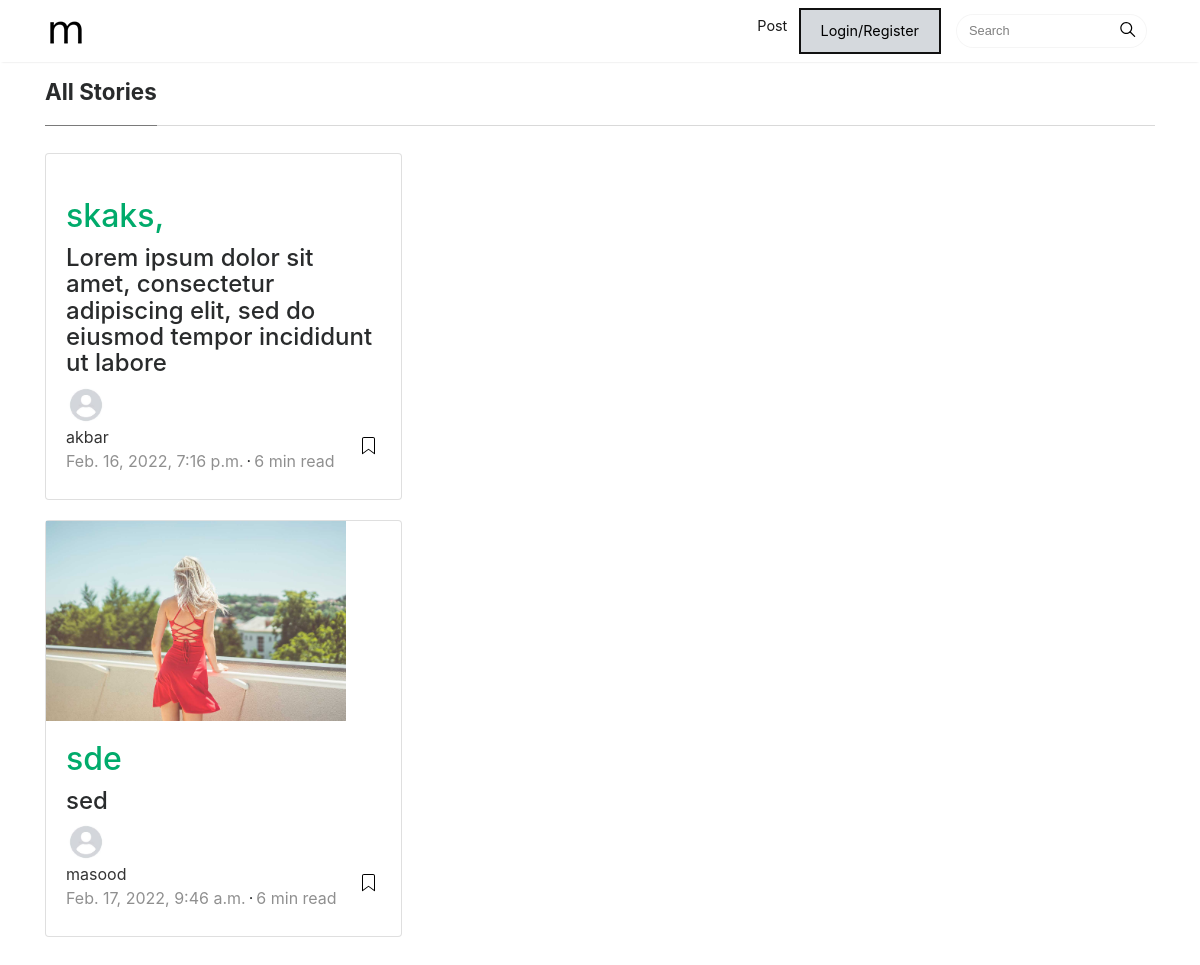
The app's page /, older data.
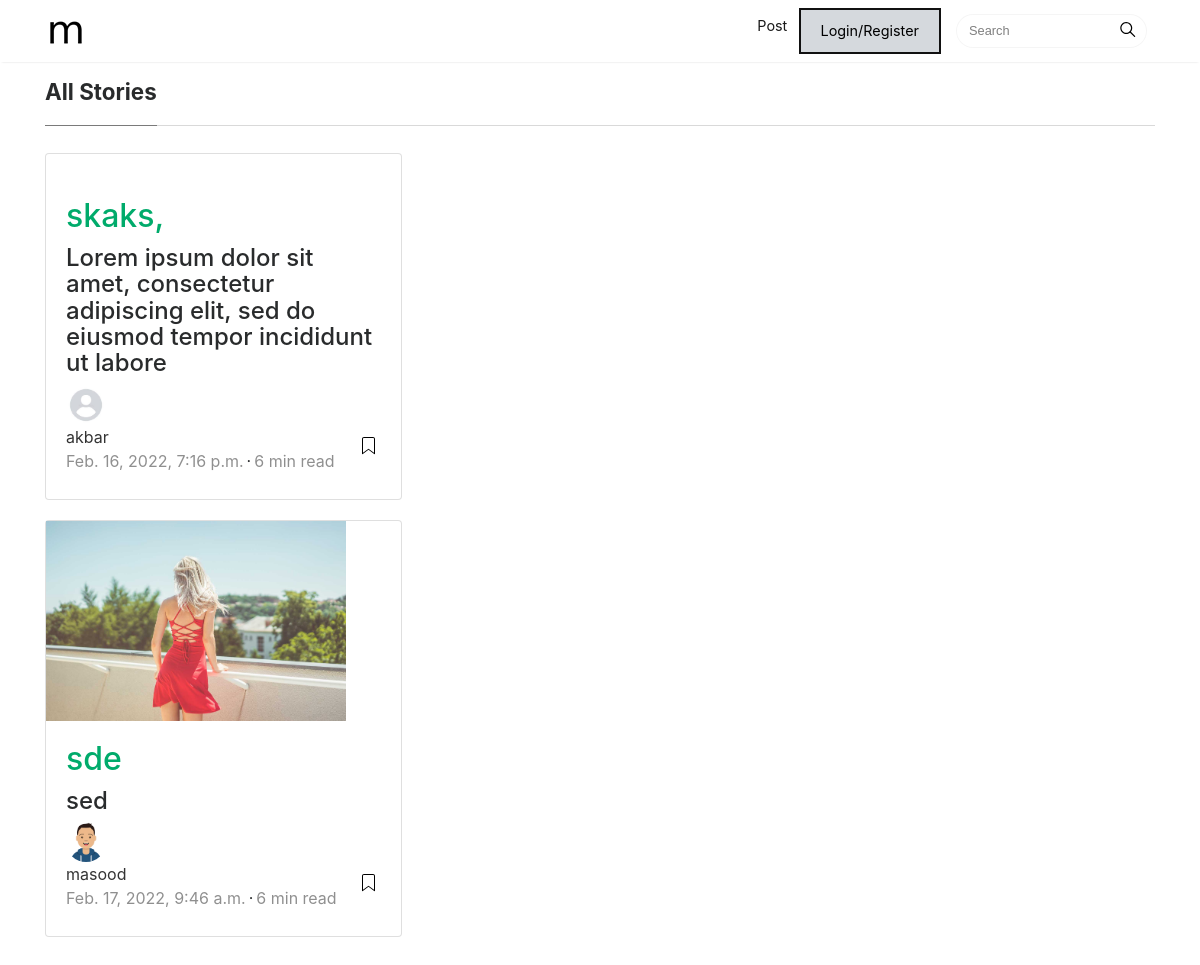
The same page, newer data.
### articles/models.py (models this page shows, shortened)
class Post(models.Model):
    owner = models.ForeignKey(Profile, on_delete=models.CASCADE, blank=True)
    title = models.CharField(max_length=300)
    body = models.TextField()
    id = models.BigAutoField(primary_key=True, editable=False, unique=True)
    created = models.DateTimeField(auto_now_add=True)
    image = models.ImageField(default='c2.jpg', null=True, blank=True, upload_to='')
    tags = models.ManyToManyField('Tag', blank=True)
    slug = models.SlugField(max_length=300, null=True, blank=True, unique=True)
    def get_absolute_url(self):
        return reverse('post_detail', kwargs={"slug": self.slug})

### users/models.py (models this page shows, shortened)
class Profile(models.Model):
    username = models.CharField(max_length=200, unique=True)
    name =  models.CharField(max_length=200, null=True, blank=True)
    email = models.EmailField(max_length=500, blank=True, null=True)
    user = models.OneToOneField(User, on_delete=models.CASCADE, null=True, blank=True)
    id = models.UUIDField(default=uuid.uuid4, primary_key=True, unique=True, editable=False)
    profile_image = models.ImageField (default='profiles/default.jpg', blank=True, upload_to='profiles/')
    created = models.DateTimeField(auto_now_add=True)
    following = models.ManyToManyField('self', symmetrical=False, blank=True, related_name='followers')
    bio = models.TextField(max_length=600, null=True, blank=True)
    def get_absolute_url(self):
        return reverse("profile_detail", kwargs={"pk": self.id})

### articles/views.py (the view)
# urls.py: path('', views.PostListView.as_view(), name="post"),
class PostListView(ListView):
    template_name = 'articles/article_list.html'
    model = Post

### articles/templates/articles/article_list.html (shortened to what this page needs)
{% extends 'main.html' %}
{% block content %}
<div class="container">
<section class="recent-posts">
	<div class="section-title">
		<h2><span>All Stories</span></h2>
	</div>
	<div class="card-columns">
		{% if tag %}
		{% for post in tags %}
		<div class="card">
			<a href="post.html">
				<img style="height: 200px" class="img-fluid" src="{{post.image.url}}" alt="">
			</a>
			<div class="card-block">
				<h2 class="card-title"><a href="{{post.get_absolute_url}}">{{post.title}}</a></h2>
				<h4 class="card-text">{{post.body|slice:"100"}}</h4>
				<div class="metafooter">
					<div class="wrapfooter">
						<span class="meta-footer-thumb">
						<a href="{{post.owner.get_absolute_url}}"><img class="author-thumb" src="{{post.owner.profile_image.url}}" alt="Sal"></a>
						</span>
						<span class="author-meta">
						<span class="post-name">
							<a href="{{post.owner.get_absolute_url}}">{{post.owner.username}}</a>
						</span><br/>
						<span class="post-date">{{post.created}}</span><span class="dot"></span><span class="post-read">6 min read</span>
						</span>
						<span class="post-read-more"><a href="post.html" title="Read Story"><svg class="svgIcon-use" width="25" height="25" viewbox="0 0 25 25"><path d="M19 6c0-1.1-.9-2-2-2H8c-1.1 0-2 .9-2 2v14.66h.012c.01.103.045.204.12.285a.5.5 0 0 0 .706.03L12.5 16.85l5.662 4.126a.508.508 0 0 0 .708-.03.5.5 0 0 0 .118-.285H19V6zm-6.838 9.97L7 19.636V6c0-.55.45-1 1-1h9c.55 0 1 .45 1 1v13.637l-5.162-3.668a.49.49 0 0 0-.676 0z" fill-rule="evenodd"></path></svg></a></span>
					</div>
				</div>
			</div>
		</div>
		{% endfor %}
	</div>
		{% else %}
        {% for post in object_list %}
		<div class="card">
			<a href="post.html">
				<img style="height: 200px" class="img-fluid" src="{{post.image.url}}" alt="">
			</a>
			<div class="card-block">
				<h2 class="card-title"><a href="{{post.get_absolute_url}}">{{post.title}}</a></h2>
				<h4 class="card-text">{{post.body|slice:"100"}}</h4>
				<div class="metafooter">
					<div class="wrapfooter">
						<span class="meta-footer-thumb">
						<a href="{{post.owner.get_absolute_url}}"><img class="author-thumb" src="{{post.owner.profile_image.url}}" alt="Sal"></a>
						</span>
						<span class="author-meta">
						<span class="post-name">
							<a href="{{post.owner.get_absolute_url}}">{{post.owner.username}}</a>
						</span><br/>
						<span class="post-date">{{post.created}}</span><span class="dot"></span><span class="post-read">6 min read</span>
						</span>
						<span class="post-read-more"><a href="post.html" title="Read Story"></a></span>
					</div>
				</div>
			</div>
		</div>
        {% endfor %}
		{% endif %}
	</div>
	</section>
</div>
{% endblock content %}

Row changes from the older to the newer data that the page shows:
changed through a linked row, Post "sde": owner.profile_image: picture added in place of a placeholder
